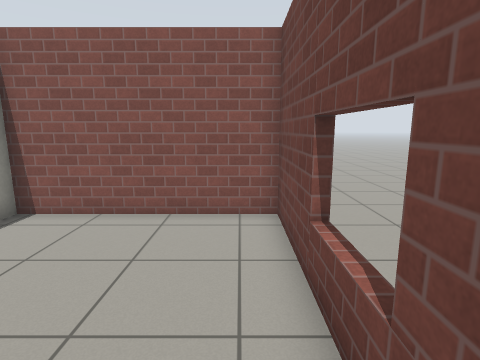
View 1 (above)

17 first-person views from a walk through a Gazebo world. The camera is 1.2 m above the floor, tilts 10° down and sees 80° across. The floor is counted in squares, 0.5 m on a side. Each view is taken from the middle of a square. On the plan, view 1 faces up. The plan holds only what a view shows up to about 18 squares ahead; the rest is blank. Robots are left out. Simple patterns stand in for the simulator's built-in surfaces.

View 2
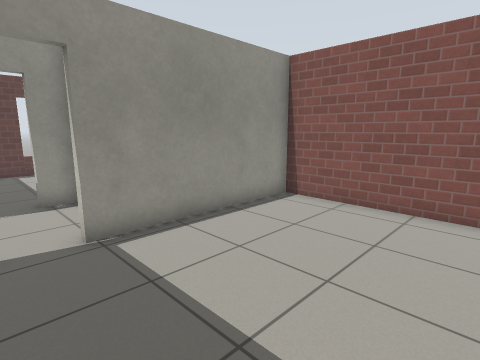

View 3
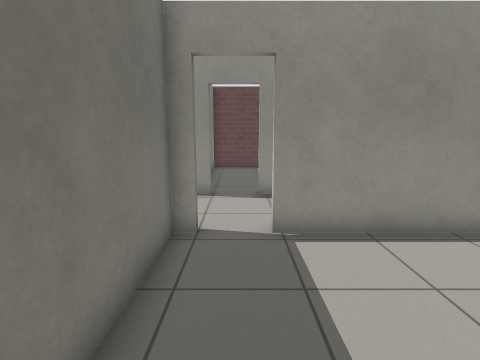

View 4
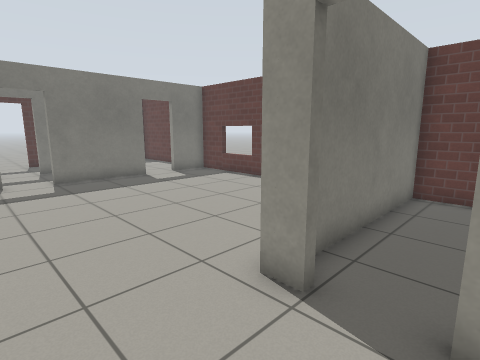

View 5
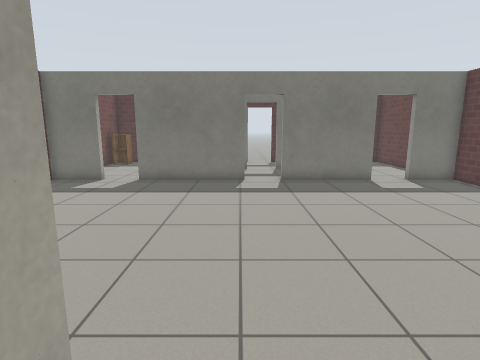

View 6
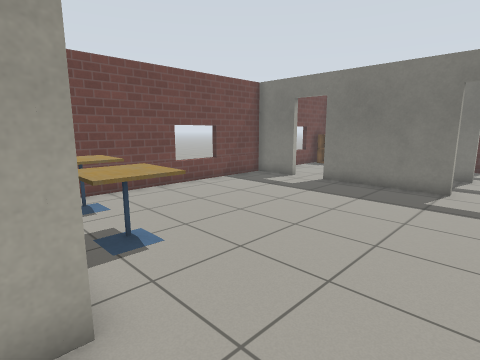

View 7
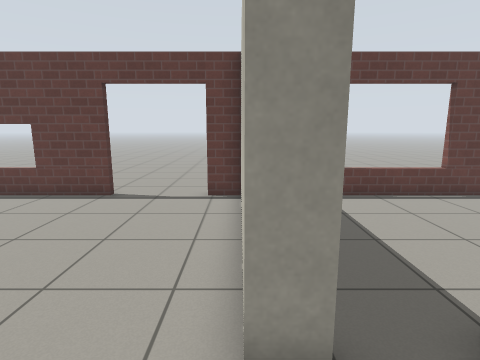

View 8
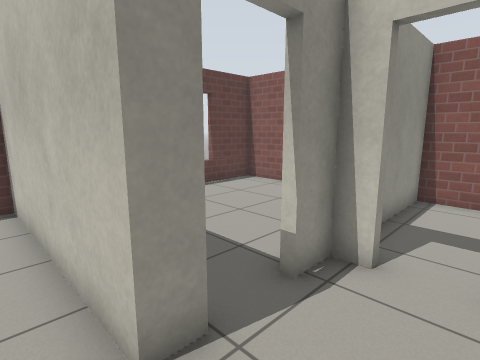

View 9
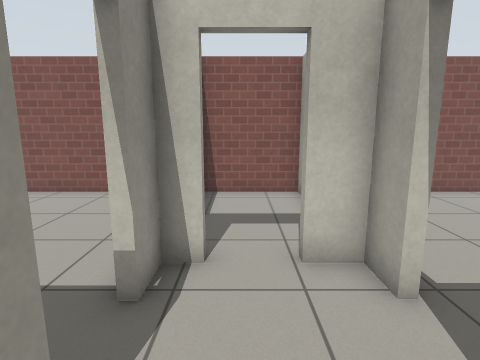

View 10
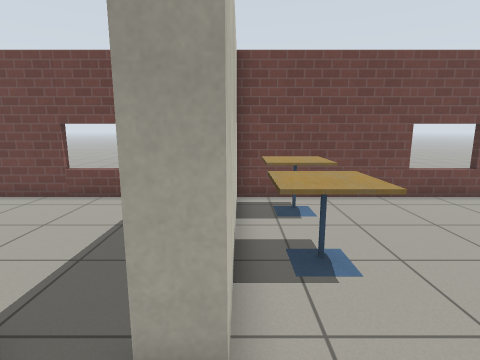

View 11
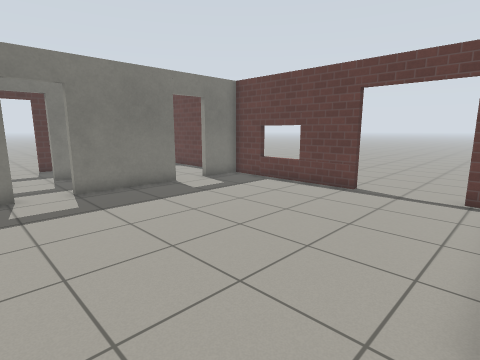

View 12
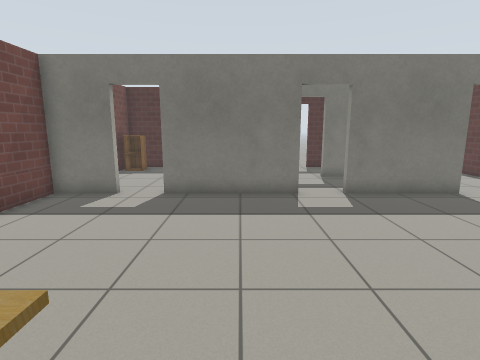

View 13
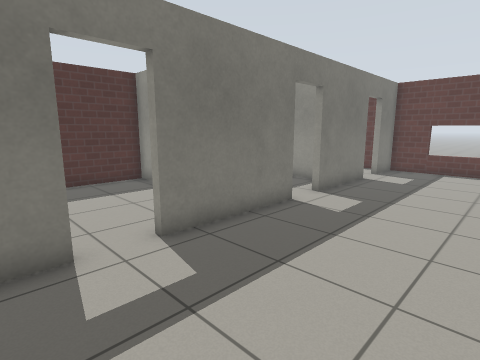

View 14
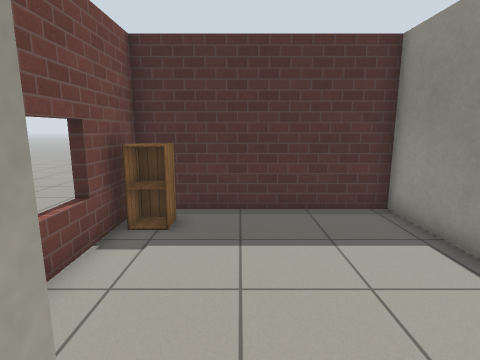

View 15
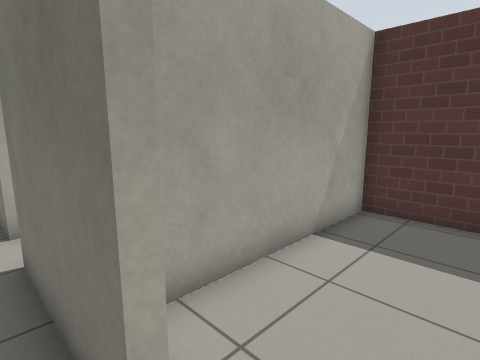

View 16
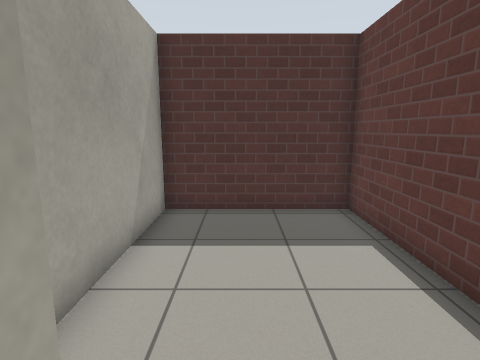

View 17
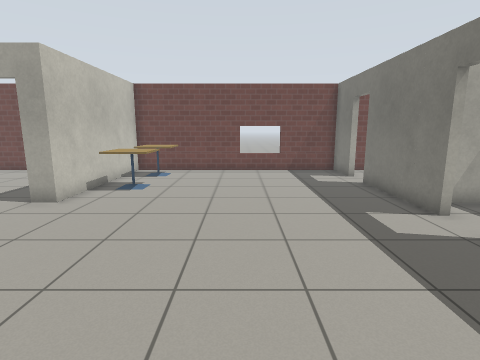

### Floor plan
Points are (right, up) in squares from view 1. A wall is a line through its corners. A room is listed if a view was taken in it or the views show most of it. See-through windows are left out.
Room 1 (views 1, 2, 3)
walls: (1.1, 1.1) (1.1, 8) (-6.4, 8) (-6.4, 0.8); (-6.4, -1) (-6.4, -1.6) (-1.6, -1.6)
ways out: open door at (-6.7, -0.3) to room 2
Room 2 (views 4, 5, 6, 7, 8, 9, 10, 11, 12, 13, 14, 15, 16, 17)
walls: (-8.3, -13.6) (-3, -13.6); (-10.4, -1) (-10.4, -2) (-18.3, -2) (-18.3, -3.2); (-14.4, -13.6) (-10, -13.6); (-6.7, 0.7) (-6.7, 1.9) (-7.9, 1.9); (-18.3, -6.8) (-18.3, -13.6) (-16.1, -13.6); (-1.4, -13.6) (1.1, -13.6) (1.1, -2) (-6.7, -2) (-6.7, -1); (-10.4, 1.9) (-10.4, 0.6)
ways out: open door at (-6.7, -0.3) to room 1; open door at (-10.7, -0.3) to room 3; open door at (-2.5, -14) to room 4; open door at (-15.5, -14) to room 5; open door at (-8.5, 2) to room 6; open door at (-9.5, -14) to room 7; open door at (-18.5, -5)
objects: cafe table (-5, -4) to (-3, -3); cafe table (-1, -4) to (0, -3)
Room 3 (no view inside)
walls: (-14.1, 8) (-18.3, 8) (-18.3, -1.6) (-11.6, -1.6)
ways out: open door at (-10.7, -0.3) to room 2
Room 4 (no view inside)
walls: (-6.4, -18) (-6.4, -21.4) (1.1, -21.4) (1.1, -17.1); (1.1, -15.5) (1.1, -14.9)
ways out: open door at (-2.5, -14) to room 2
objects: cabinet (0, -20)
Room 5 (no view inside)
walls: (-18.3, -14.6) (-18.3, -21.4) (-12.7, -21.4) (-12.7, -14.8)
ways out: open door at (-15.5, -14) to room 2
Room 6 (no view inside)
walls: (-6.7, 7.2) (-6.7, 8) (-10.4, 8) (-10.4, 4.6)
ways out: open door at (-8.5, 2) to room 2
Room 7 (no view inside)
walls: (-11.4, -17.5) (-10.2, -17.5); (-8.5, -17.5) (-7.6, -17.5); (-12.4, -15.2) (-12.4, -16.5); (-6.7, -16) (-6.7, -15)
ways out: open door at (-9.5, -14) to room 2; open door at (-9.5, -18) to room 8
Room 8 (no view inside)
walls: (-11.3, -21.4) (-10.4, -21.4)
ways out: open door at (-9.5, -18) to room 7; open door at (-9.5, -21.5)

Positions as (right, up) in squares from view 1, and headings:
1: (0, 0), facing up
2: (0, -1), facing up-left
3: (0, 0), facing left
4: (-7, 1), facing down-left
5: (-8, 0), facing down
6: (-10, -1), facing down-right
7: (-8, -2), facing left
8: (-8, -3), facing up-left
9: (-9, -3), facing up
10: (-9, -2), facing right
11: (-7, -2), facing down-left
12: (-6, -3), facing down
13: (0, -8), facing down-left
14: (-2, -13), facing down
15: (-16, -13), facing down-right
16: (-15, -13), facing down
17: (-16, -8), facing right
